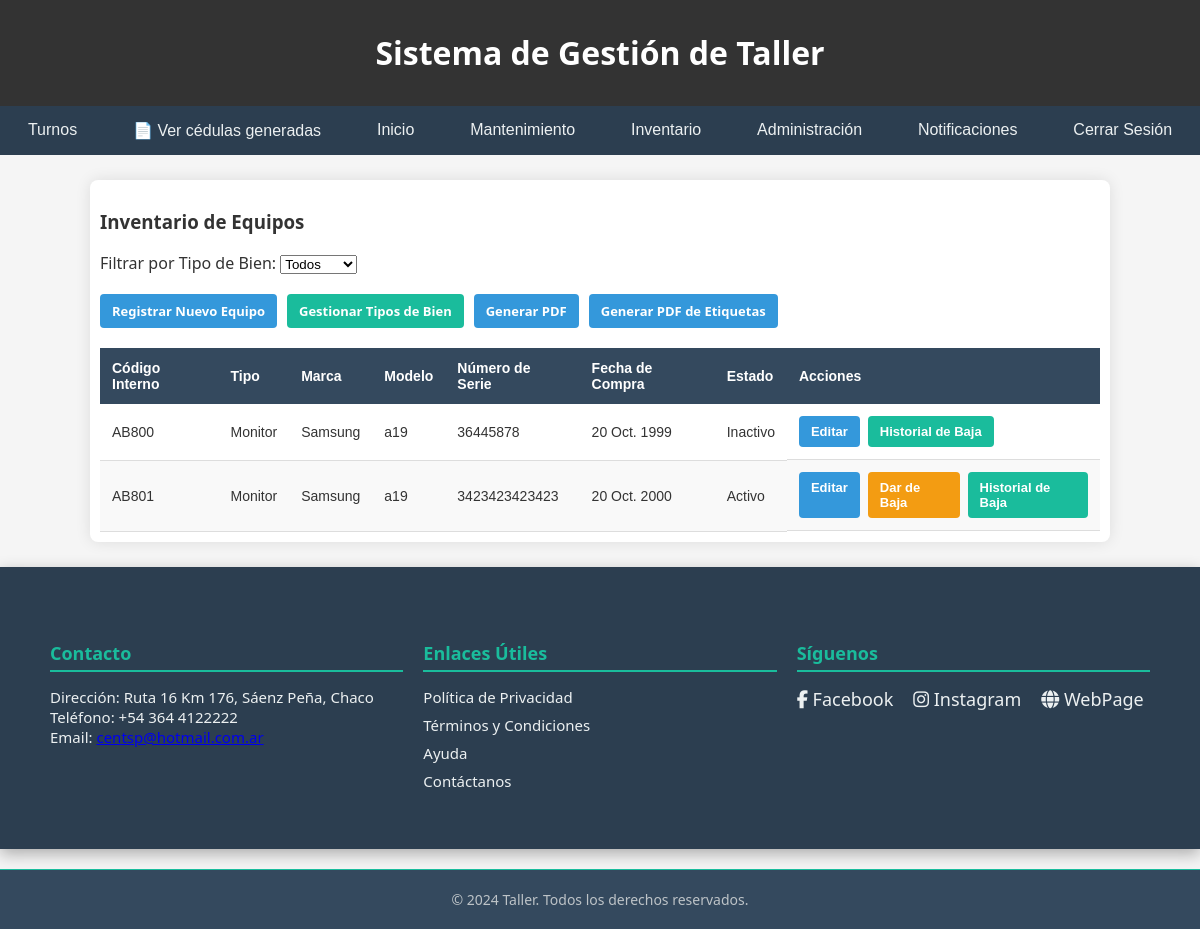
The page /inventario/lista/ (signed in) on the database its author committed.
### apps/inventario/models.py (models this page shows, shortened)
class Equipo(models.Model):
    tipo_bien = models.ForeignKey(TipoBien, on_delete=models.CASCADE, related_name='equipos')
    codigo_interno = models.CharField(max_length=10, unique=True, blank=True)
    marca = models.CharField(max_length=100)
    modelo = models.CharField(max_length=100)
    numero_serie = models.CharField(max_length=100)
    fecha_compra = models.DateField()
    activo = models.BooleanField(default=True)

class TipoBien(models.Model):
    nombre = models.CharField(max_length=100, unique=True)
    prefijo = models.CharField(max_length=10, unique=True, default="codinterno")

### apps/inventario/views.py (the view)
# urls.py: path('lista/', views.lista_equipos, name='lista_equipos'),
@login_required
def lista_equipos(request):
    tipo_bien_id = request.GET.get('tipo_bien')
    equipos = Equipo.objects.all()
    if tipo_bien_id:
        equipos = equipos.filter(tipo_bien_id=tipo_bien_id)
    tipos_bien = TipoBien.objects.all()
    context = {
        'title': 'Lista de Equipos',
        'equipos': equipos,
        'tipos_bien': tipos_bien,
    }
    return render(request, 'inventario/lista_equipos.html', context)

### apps/inventario/templates/inventario/lista_equipos.html (shortened to what this page needs)
{% extends "base.html" %}
{% load static %}
{% block extra_css %}
<link rel="stylesheet" href="{% static 'css/inventario.css' %}">
{% endblock %}
{% block content %}
<div class="container">
    <h3>Inventario de Equipos</h3>
    <div class="dar_baja_equipo">
        <form method="get" action="{% url 'inventario:lista_equipos' %}" class="mb-3">
            <div class="form-group">
                <label for="tipo_bien">Filtrar por Tipo de Bien:</label>
                <select name="tipo_bien" id="tipo_bien" class="form-control" onchange="this.form.submit()">
                    <option value="">Todos</option>
                </select>
            </div>
        </form>
    </div>
    {% if request.user.is_superuser %}
    <div class="admin-options">
        <a href="{% url 'inventario:registrar_equipo' %}" class="btn btn-primary edit-btn">Registrar Nuevo Equipo</a>
        <a href="{% url 'inventario:lista_tipos_bien' %}" class="btn btn-info">Gestionar Tipos de Bien</a>
        <a href="{% url 'inventario:generar_pdf_equipos' %}?{% if request.GET.tipo_bien %}tipo_bien={{ request.GET.tipo_bien }}{% endif %}"
        class="btn btn-primary edit-btn">Generar PDF</a>
        <a href="{% url 'inventario:generar_etiquetas_equipos' %}" class="btn btn-primary">Generar PDF de Etiquetas</a>
    </div>
    {% endif %}
    <table>
        <thead>
            <tr>
                <th>Código Interno</th>
                <th>Tipo</th>
                <th>Marca</th>
                <th>Modelo</th>
                <th>Número de Serie</th>
                <th>Fecha de Compra</th>
                <th>Estado</th>
                <th>Acciones</th>
            </tr>
        </thead>
        <tbody>
            {% for equipo in equipos %}
            <tr>
                <td>{{ equipo.codigo_interno }}</td>
                <td>{{ equipo.tipo_bien.nombre }}</td>
                <td>{{ equipo.marca }}</td>
                <td>{{ equipo.modelo }}</td>
                <td>{{ equipo.numero_serie }}</td>
                <td>{{ equipo.fecha_compra }}</td>
                <td>
                    {% if equipo.activo %}
                        Activo
                    {% else %}
                        Inactivo
                    {% endif %}
                </td>
                <td class="action-buttons">
                    <a href="{% url 'inventario:editar_equipo' equipo.id %}" class="btn btn-primary edit-btn">Editar</a>
                    {% if equipo.activo %}
                        <a href="{% url 'inventario:dar_baja_equipo' equipo.id %}" class="btn btn-warning">Dar de Baja</a>
                    {% endif %}
                    <a href="{% url 'inventario:historial_baja_equipo' equipo.id %}" class="btn btn-info">Historial de Baja</a>
                </td>
            </tr>
            {% endfor %}
        </tbody>
    </table>
</div>
{% endblock %}

### taller/templates/base.html (shortened to what this page needs)
<!DOCTYPE html>
<html lang="es">
<head>
    {% load static %}
    <link rel="stylesheet" href="{% static 'css/styles.css' %}">
    <link rel="stylesheet" href="https://cdnjs.cloudflare.com/ajax/libs/font-awesome/6.5.0/css/all.min.css">
    {% block extra_css %}{% endblock %}
</head>
<body>
    <div class="wrapper">
        <header>
            <h1>Sistema de Gestión de Taller</h1>
        </header>
        <nav>
            <ul class="nav-menu">
                <li><a href="{% url 'authturno:index' %}">Turnos</a></li>
                {% if user.is_authenticated %}
                    <li><a href="{% url 'cedulas:listar_cedulas' %}">📄 Ver cédulas generadas</a></li>
                    <li><a href="{% url 'index_global' %}">Inicio</a></li>
                    <li class="dropdown">
                        <a href="#">Mantenimiento</a>
                    </li>
                    <li class="dropdown">
                        <a href="#">Inventario</a>
                    </li>
                    <li><a href="{% url 'administracion:index' %}">Administración</a></li>
                    <li><a href="{% url 'notificaciones:index' %}">Notificaciones</a></li>
                    <li>
                        <form action="{% url 'usuarios:logout' %}" method="post" class="logout-form">
                            <button type="submit" class="logout-button">Cerrar Sesión</button>
                        </form>
                    </li>
                {% endif %}
            </ul>
        </nav>
        <main>
            {% block content %}{% endblock %}
        </main>
        <footer>
            <div class="footer-container">
                <div class="footer-section">
                    <h4>Contacto</h4>
                    <p>Dirección: Ruta 16 Km 176, Sáenz Peña, Chaco</p>
                    <p>Teléfono: +54 364 4122222</p>
                    <p>Email: <a href="mailto:centsp@hotmail.com.ar">centsp@hotmail.com.ar</a></p>
                </div>
                <div class="footer-section">
                    <h4>Enlaces Útiles</h4>
                    <ul>
                        <li><a href="#">Política de Privacidad</a></li>
                        <li><a href="#">Términos y Condiciones</a></li>
                        <li><a href="#">Ayuda</a></li>
                        <li><a href="{% url 'administracion:contacto' %}">Contáctanos</a></li>
                    </ul>
                </div>
                <div class="footer-section">
                    <h4>Síguenos</h4>
                    <ul class="social-links">
                        <li><a href="https://www.facebook.com/rtopolentarutti" target="_blank"><i class="fab fa-facebook-f"></i> Facebook</a></li>
                        <li><a href="https://www.instagram.com/rtopolentarutti" target="_blank"><i class="fab fa-instagram"></i> Instagram</a></li>
                        <li><a href="https://www.rtopolentarutti.com.ar" target="_blank"><i class="fas fa-globe"></i> WebPage</a></li>
                    </ul>
                </div>
            </div>
            <div class="footer-bottom">
                <p>&copy; 2024 Taller. Todos los derechos reservados.</p>
            </div>
        </footer>
    </div>
</body>
</html>

### taller/static/css/styles.css (style rules this page uses)
body { font-family: 'Segoe UI', Tahoma, Geneva, Verdana, sans-serif; background-color: #f5f5f5; color: #333; margin: 0; padding: 0; }
.wrapper { display: flex; flex-direction: column; min-height: 100vh; }
header { background-color: #333; color: #fff; padding: 10px 20px; text-align: center; flex-shrink: 0; }
.container { max-width: 1000px; margin: 5px auto; padding: 10px; background-color: #ffffff; box-shadow: 0px 0px 15px rgba(0, 0, 0, 0.1); border-radius: 8px; }
nav { background-color: #2c3e50; flex-shrink: 0; }
.nav-menu { list-style-type: none; margin: 0; padding: 0; display: flex; justify-content: space-around; font-family: Arial, sans-serif; }
.nav-menu li { position: relative; }
.nav-menu li a { display: block; color: #ecf0f1; text-decoration: none; padding: 15px 20px; transition: background-color 0.3s ease, color 0.3s ease; }
.logout-form { display: inline-block; margin: 0; }
.logout-button { font-size: 16px; background: none; border: none; color: #ecf0f1; cursor: pointer; padding: 15px 20px; font-family: inherit; transition: background-color 0.3s ease, color 0.3s ease; }
main { flex: 1; padding: 20px; }
.footer-container { display: flex; justify-content: space-between; align-items: flex-start; padding: 40px; background-color: #2c3e50; color: #ecf0f1; flex-wrap: wrap; box-shadow: 0 5px 15px rgba(0, 0, 0, 0.3); }
.footer-section { flex: 1; margin: 10px; min-width: 200px; }
.footer-section h4 { margin-bottom: 15px; font-size: 18px; font-weight: bold; color: #1abc9c; border-bottom: 2px solid #1abc9c; padding-bottom: 5px; }
.footer-section p, .footer-section ul { margin: 0; padding: 0; list-style: none; font-size: 15px; }
.footer-section ul { margin-top: 10px; }
.footer-section ul li { margin-bottom: 8px; }
.footer-section ul li a { color: #ecf0f1; text-decoration: none; transition: color 0.3s ease; }
.social-links { display: flex; gap: 20px; margin-top: 10px; }
.social-links li { list-style: none; }
.social-links li a { color: #ecf0f1; font-size: 18px; display: inline-block; transition: color 0.3s ease; }
.footer-bottom { background-color: #34495e; text-align: center; padding: 20px 0; font-size: 14px; color: #bdc3c7; margin-top: 20px; border-top: 1px solid #1abc9c; }
.footer-bottom p { margin: 0; }

### taller/static/css/inventario.css (style rules this page uses)
.container { max-width: 1000px; margin: 5px auto; padding: 10px; background-color: #ffffff; box-shadow: 0px 0px 15px rgba(0, 0, 0, 0.1); border-radius: 8px; }
form { display: flex; flex-direction: column; gap: 15px; }
table { width: 100%; border-collapse: collapse; margin-top: 20px; font-family: Arial, sans-serif; }
thead { background-color: #34495e; color: #fff; }
thead th { padding: 12px; text-align: left; font-weight: bold; font-size: 14px; }
tbody tr:nth-child(even) { background-color: #f9f9f9; }
tbody td { padding: 12px; border-bottom: 1px solid #ddd; font-size: 14px; }
.action-buttons { display: flex; gap: 8px; }
.btn { text-decoration: none; padding: 8px 12px; border-radius: 4px; font-size: 13px; font-weight: bold; color: #fff; transition: background-color 0.3s; }
.btn-primary { background-color: #3498db; }
.btn-warning { background-color: #f39c12; }
.btn-info { background-color: #1abc9c; }
.dar_baja_equipo { margin-bottom: 20px; }
.admin-options { display: flex; gap: 10px; margin-top: 10px; flex-wrap: wrap; }

### rows shown on the page
Equipo: codigo_interno "AB800", tipo_bien.nombre "Monitor", marca "Samsung", modelo "a19", numero_serie "36445878", fecha_compra "20 Oct. 1999", activo "Inactivo"
Equipo: codigo_interno "AB801", tipo_bien.nombre "Monitor", marca "Samsung", modelo "a19", numero_serie "3423423423423", fecha_compra "20 Oct. 2000", activo "Activo"
